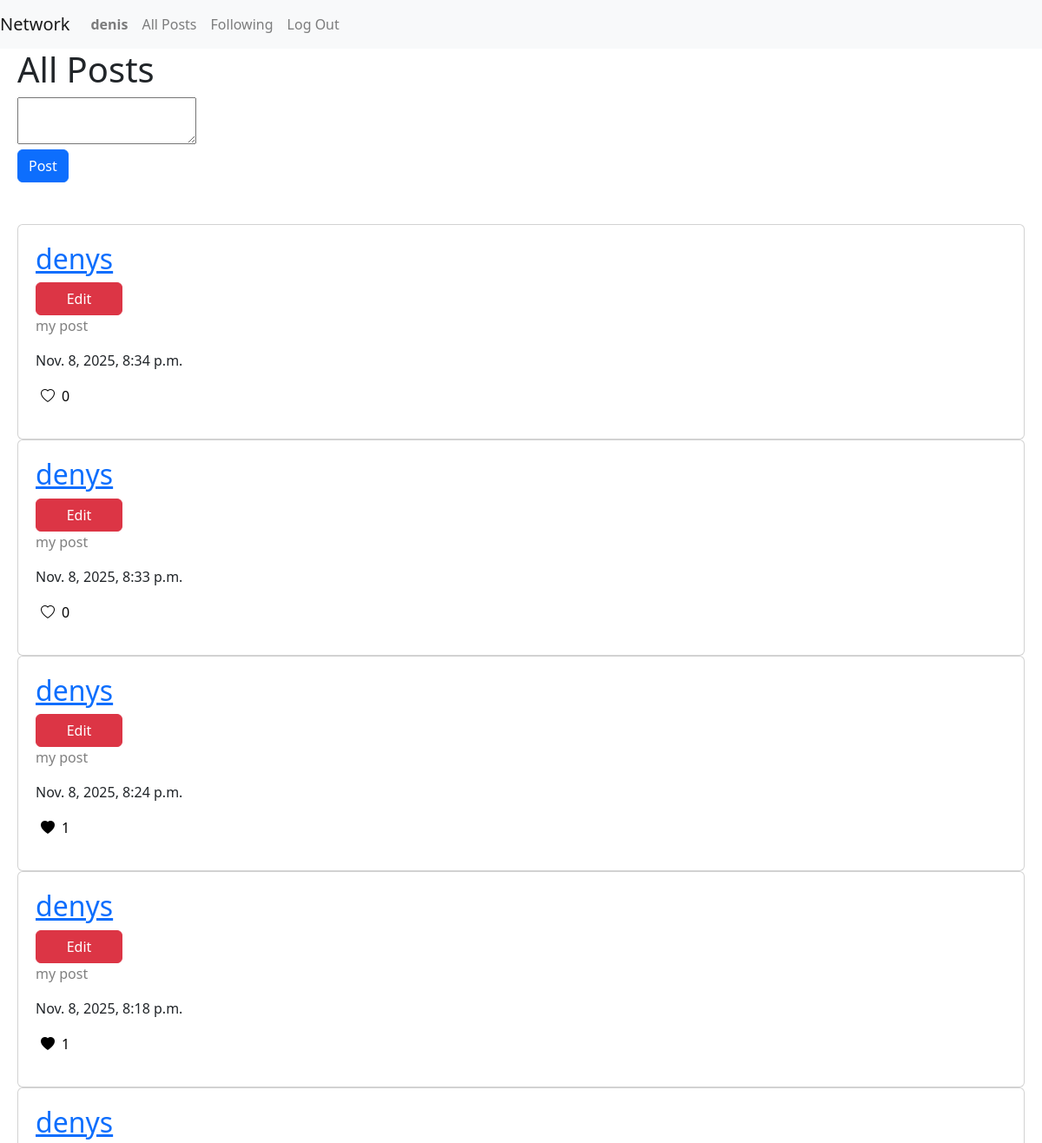
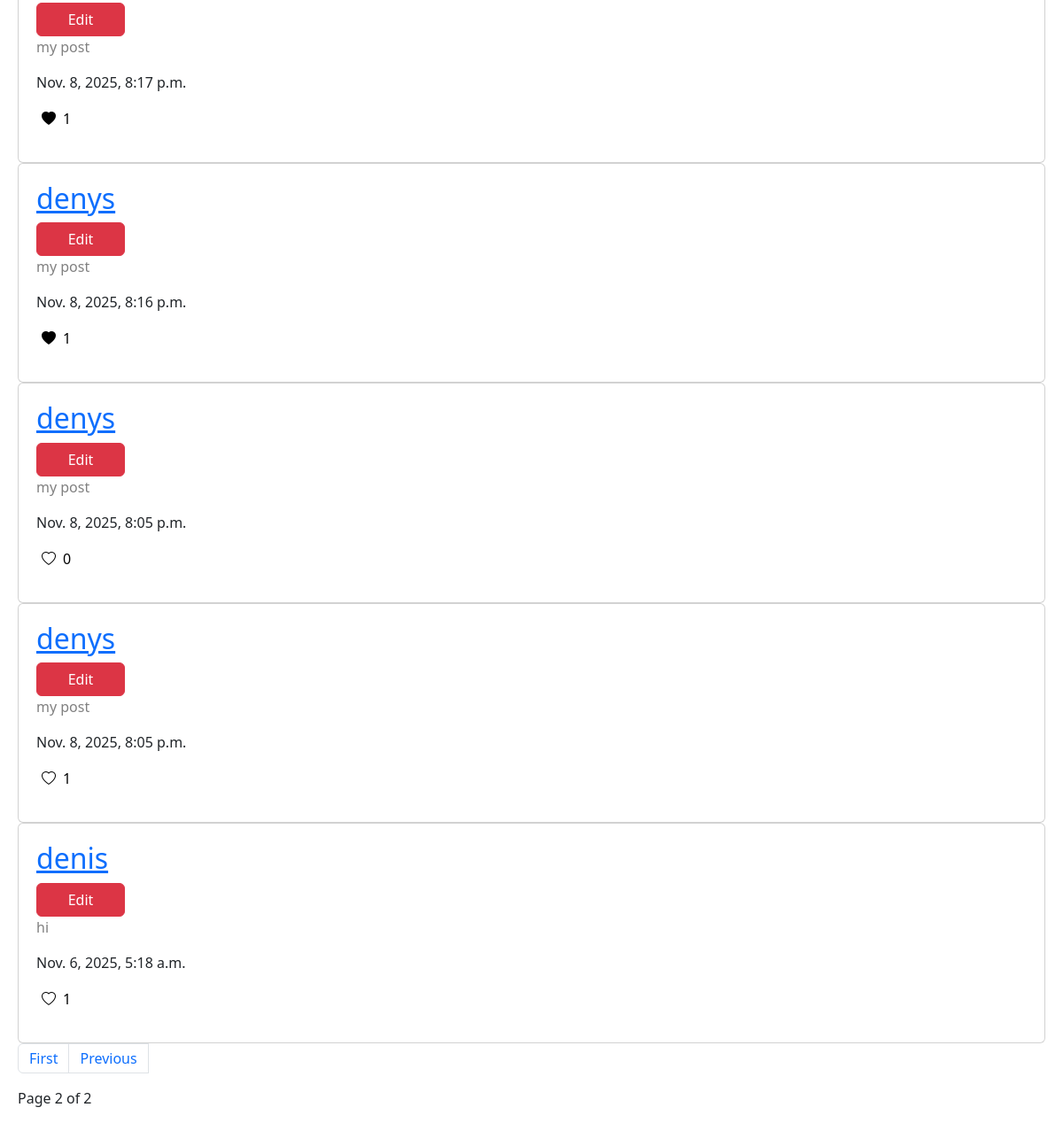
Page /posts/?page=2 (signed in) on the committed database (2 pictures, top to bottom).
### network/models.py (models this page shows, shortened)
class User(AbstractUser):
    pass

class Post(models.Model):
    creator = models.ForeignKey(User, on_delete=models.CASCADE)
    post_text = models.TextField()
    date = models.DateTimeField(auto_now_add=True)

### network/views.py (the view)
# urls.py: path("posts/", views.posts, name="posts"),
def posts(request):
    if not request.user.is_authenticated:
        return render(request, "network/register.html")
    if request.method == "POST":
        post_text = request.POST.get("post_text")
        if post_text:
            Post.objects.create(post_text=post_text, creator=request.user)
        return redirect('posts')
    posts = Post.objects.all().order_by('-date')
    user_liked_posts = list(request.user.user_likes.values_list("post_id", flat=True))
    pagination = Paginator(posts, 10)
    page_number = request.GET.get('page')
    page_obj = pagination.get_page(page_number)
    return render(request, 'network/posts.html', {"user_liked_posts": user_liked_posts, "page_obj": page_obj})

### network/templates/network/posts.html (shortened to what this page needs)
{% extends "network/layout.html" %}
{% load static %}
{% block body %}
<div>
    <h1>All Posts</h1>
    <form action="{% url 'posts' %}" class="mb-5" method="post">
        <textarea name="post_text" id="post_text" placeholder="Write a post...">
        </textarea>
        <br>
        <button type="submit" class="btn btn-primary">Post</button>
    </form>
    {% if page_obj %}
    {% for post in page_obj %}
    <div class="card" style="padding:20px;">
        <h2 class="card-title"><a href="{% url 'profile' post.creator.id %}">{{post.creator.username}}</a></h2>
        <button class=" btn btn-danger edit-btn" style="width: 100px;" data-post-id="{{post.id}}">Edit</button>
        <div data-block1-id="{{post.id}}" class="bl-1">
            <p class="card-text" id="txt" style="color: gray">{{post.post_text}}</p>
            <p class="">{{post.date}}</p>
            <button type="button" data-creator-id="{{request.user.id}}" data-like-post-id="{{post.id}}"
                class="d-flex like-btn" style="background-color: white; border:none">
                {% if post.id in user_liked_posts %}
                <i class="bi bi-heart-fill"></i>
                {% else %}
                <i class="bi bi-heart"></i>
                {% endif %}
                <p class="like_count ml-2">{{post.post_likes.count }}</p>
            </button>
        </div>
    </div>
    {% endfor %}
    <nav aria-label="Page navigation example">
        <ul class="pagination">
            {% if page_obj.has_previous %}
            <li class="page-item"><a class="page-link" href="?page=1">First</a></li>
            <li class="page-item"><a class="page-link" href="?page={{page_obj.previous_page_number}}">Previous</a></li>
            {% endif %}
            <br>
        </ul>
    </nav>
    <p class="current">
        Page {{page_obj.number}} of {{page_obj.paginator.num_pages}}
    </p>
    {% else %}
    <p>No posts are available yet</p>
    {% endif %}
</div>
{% endblock %}

### network/templates/network/layout.html (shortened to what this page needs)
<!DOCTYPE html>
<html lang="en">
<head>
    <link rel="stylesheet" href="https://stackpath.bootstrapcdn.com/bootstrap/4.4.1/css/bootstrap.min.css"
>
    <link href="https://cdn.jsdelivr.net/npm/bootstrap@5.3.3/dist/css/bootstrap.min.css" rel="stylesheet">
    <link rel="stylesheet" href="https://cdn.jsdelivr.net/npm/bootstrap-icons@1.11.3/font/bootstrap-icons.min.css" />
</head>
<body>
    <nav class="navbar navbar-expand-lg navbar-light bg-light">
        <a class="navbar-brand" href="">Network</a>
        <div>
            <ul class="navbar-nav mr-auto">
                {% if user.is_authenticated %}
                <li class="nav-item">
                    <a class="nav-link" href="#"><strong>{{ user.username }}</strong></a>
                </li>
                {% endif %}
                <li class="nav-item">
                    <a class="nav-link" href="{% url 'posts' %}">All Posts</a>
                </li>
                {% if user.is_authenticated %}
                <li class="nav-item">
                    <a class="nav-link" href="{% url 'follow' %}">Following</a>
                </li>
                <li class="nav-item">
                    <a class="nav-link" href="{% url 'logout' %}">Log Out</a>
                </li>
                {% endif %}
            </ul>
        </div>
    </nav>
    <div class="body" style="padding-left: 20px; padding-right: 20px;">
        {% block body %}
        {% endblock %}
    </div>
</body>
</html>

### rows in the picture
User: username "denis"
Post: creator.username "denys", post_text "my post", date "Nov. 8, 2025, 8:34 p.m.", post_likes.count "0"
Post: creator.username "denys", post_text "my post", date "Nov. 8, 2025, 8:33 p.m.", post_likes.count "0"
Post: creator.username "denys", post_text "my post", date "Nov. 8, 2025, 8:24 p.m.", post_likes.count "1"
Post: creator.username "denys", post_text "my post", date "Nov. 8, 2025, 8:18 p.m.", post_likes.count "1"
Post: creator.username "denys", post_text "my post", date "Nov. 8, 2025, 8:17 p.m.", post_likes.count "1"
Post: creator.username "denys", post_text "my post", date "Nov. 8, 2025, 8:16 p.m.", post_likes.count "1"
Post: creator.username "denys", post_text "my post", date "Nov. 8, 2025, 8:05 p.m.", post_likes.count "0"
Post: creator.username "denys", post_text "my post", date "Nov. 8, 2025, 8:05 p.m.", post_likes.count "1"
Post: creator.username "denis", post_text "hi", date "Nov. 6, 2025, 5:18 a.m.", post_likes.count "1"

### other values in the picture
{{ page_obj.number }} "2"
{{ page_obj.paginator.num_pages }} "2"
